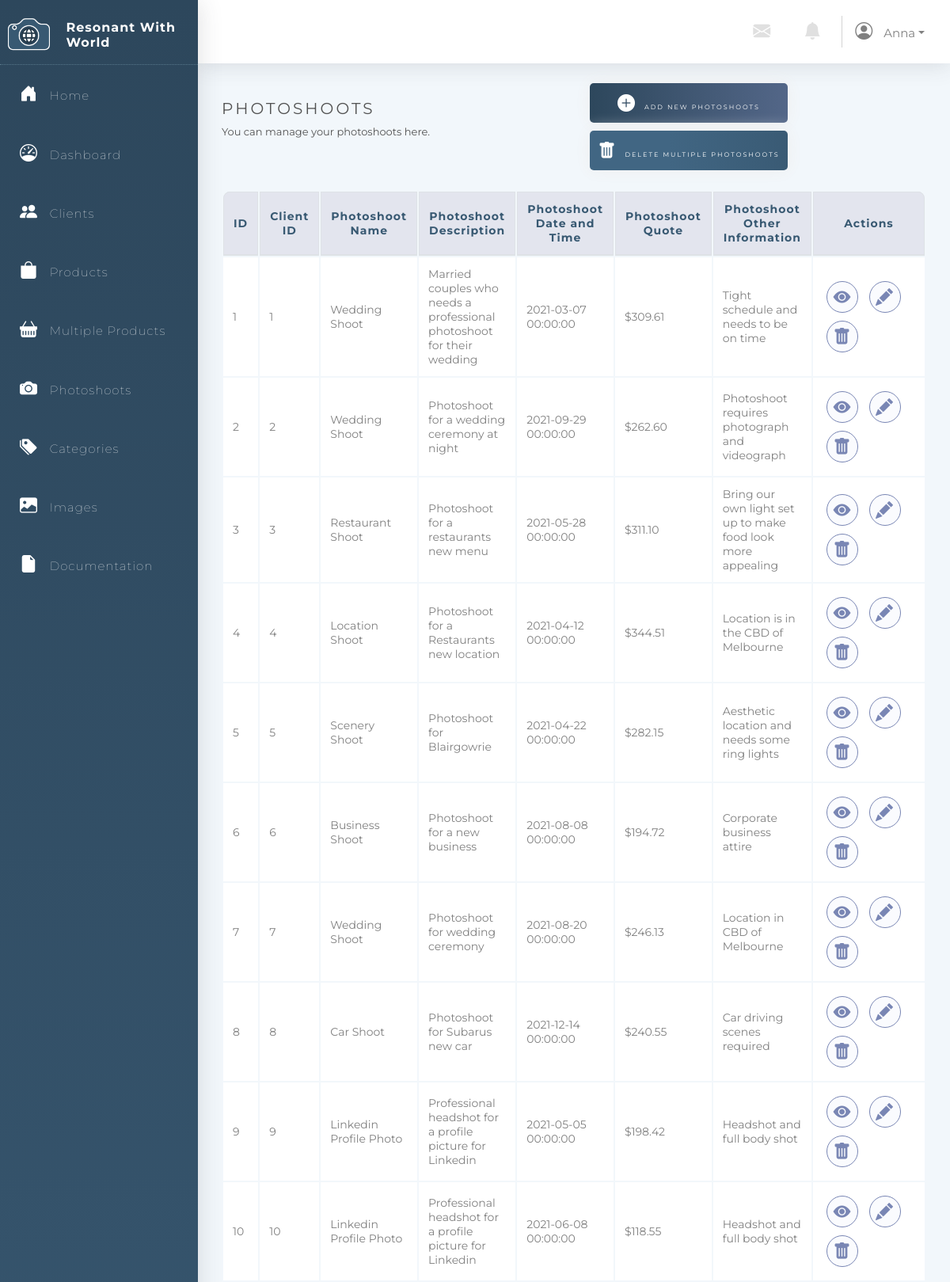
/Photoshoots/index.php (signed in, upper part), run on the app's committed database.
### tables this page shows
CREATE TABLE `User` (
                        `User_ID` int(11) NOT NULL auto_increment,
                        `Username` varchar(64) NOT NULL,
                        `Email` varchar(64) NOT NULL UNIQUE KEY,
                        `Password` varchar(64) NOT NULL,
                        PRIMARY KEY (`User_ID`)
);

CREATE TABLE `Photo_Shoot` (
                               `Photo_Shoot_ID` int(11) auto_increment NOT NULL,
                               `Client_ID` int(11),
                               `Photo_Shoot_Name` varchar(64) NOT NULL,
                               `Photo_Shoot_Description` varchar(256) NOT NULL,
                               `Photo_Shoot_DateTime` datetime NOT NULL,
                               `Photo_Shoot_Quote` decimal(6,2) NOT NULL,
                               `Photo_Shoot_Other_Information` varchar(256) NULL,
                               PRIMARY KEY (`Photo_Shoot_ID`)
);

### Menu/connection.php (called while the page is built, shortened)
<?php
$db_host = "localhost";
$db_username = "fit2104";
$db_passwd = "fit2104";
$db_name = "fit2104_assignment2";
$dsn = "mysql:host=$db_host;dbname=$db_name";
$dbh = new PDO($dsn, $db_username, $db_passwd);
$PAGE_ALLOWGUEST = isset($PAGE_ALLOWGUEST) ? $PAGE_ALLOWGUEST : false;
if (!isset($PAGE_ID) || $PAGE_ID !== 'login') {
    if (!isset($_SESSION['user_id'])) {
        $_SESSION['referer'] = $_SERVER['PHP_SELF'];
        if (!$PAGE_ALLOWGUEST) {
            header("Location: /Login");
            exit();
        }
    } else {
        $user_stmt = $dbh->prepare("SELECT * FROM `User` WHERE `User_ID` = ?");
        if ($user_stmt->execute([$_SESSION['user_id']]) && $user_stmt->rowCount() == 1) {
            $user = $user_stmt->fetchObject();
            $PAGE_USERNAME = $user->Username;
        } else {
            session_destroy();
            header("Location: login.php?action=error&message=" . urlencode('It seems your account is being invalidated. Please contact administrator for more information.'));
            exit();
        }
    }
}
?>

### Photoshoots/index.php (the view, shortened to what this page needs)
<html lang="en">
<head>
    <link rel="stylesheet" type="text/css" href="../Styles/style.css"/>
    <link rel="stylesheet" href="https://stackpath.bootstrapcdn.com/bootstrap/4.3.1/css/bootstrap.min.css"
>
    <link rel="stylesheet" href="https://cdn.jsdelivr.net/npm/bootstrap-icons@1.5.0/font/bootstrap-icons.css">
</head>
<body>
<?php include('../Menu/menu.php'); ?>
<div class="container">
    <div class="row">
        <div class="col-sm">
            <h1>Photoshoots</h1>
            <p class="description">You can manage your photoshoots here.</p>
        </div>
        <div class="col-sm">
            <button class="add-button" onclick="window.location='./Photoshoots/insertPhotoshoots.php'"><i
                        class="bi bi-plus-circle-fill"></i>Add New Photoshoots
            </button>
            <button class="delete-selected-button" onclick="window.location='./Photoshoots/deleteSelectedPhotoshoots.php'"><i
                        class="bi bi-trash-fill"></i>Delete Multiple Photoshoots
            </button>
        </div>
    </div>
    <?php
    global $dbh;
    $stmt = $dbh->prepare("SELECT * FROM `Photo_Shoot`");
    $stmt->execute();
    ?>
    <div class="table-responsive">
        <table class="table table-bordered responsive">
            <thead>
            <tr>
                <th scope="col">ID</th>
                <th scope="col">Client ID</th>
                <th scope="col">Photoshoot Name</th>
                <th scope="col">Photoshoot Description</th>
                <th scope="col">Photoshoot Date and Time</th>
                <th scope="col">Photoshoot Quote</th>
                <th scope="col">Photoshoot Other Information</th>
                <th style="width:20%" scope="col">Actions</th>
            </tr>
            </thead>
            <?php while ($row = $stmt->fetchObject()): ?>
            <tr class="rows">
                <td><?php echo $row->Photo_Shoot_ID; ?> </td>
                <td><?php echo $row->Client_ID; ?> </td>
                <td><?php echo $row->Photo_Shoot_Name; ?> </td>
                <td><?php echo $row->Photo_Shoot_Description; ?> </td>
                <td><?php echo $row->Photo_Shoot_DateTime; ?> </td>
                <td>$<?php echo $row->Photo_Shoot_Quote; ?> </td>
                <td><?php echo $row->Photo_Shoot_Other_Information; ?> </td>
                <td style="width:20%">
                    <button type="button" class="action-button" data-toggle="tooltip" data-placement="top" title="View"
                            onclick="window.location='./Photoshoots/viewPhotoshoots.php?id=<?= $row->Photo_Shoot_ID ?>'"><i
                                class="center bi bi-eye-fill"></i></button>
                    <button class="action-button" data-toggle="tooltip" data-placement="top" title="Update"
                            onclick="window.location='./Photoshoots/updatePhotoshoots.php?id=<?= $row->Photo_Shoot_ID  ?>'"><i
                                class="center bi bi-pencil-fill"></i></button>
                    <button class="action-button" data-toggle="tooltip" data-placement="top" title="Delete"
                            onclick="window.location='./Photoshoots/deletePhotoshoots.php?id=<?= $row->Photo_Shoot_ID  ?>'"><i
                                class="center bi bi-trash-fill"></i></button>
                </td>
                <?php endwhile; ?>
            </tr>
        </table>
    </div>
</div>
</body>
</html>

### Menu/menu.php (shortened to what this page needs)
<?php
include("connection.php");
?>
<html lang="en">
<head>
    <link rel="stylesheet" type="text/css" href="../Styles/style.css"/>
    <link rel="stylesheet" href="https://stackpath.bootstrapcdn.com/bootstrap/4.3.1/css/bootstrap.min.css"
>
    <link rel="stylesheet" href="https://cdn.jsdelivr.net/npm/bootstrap-icons@1.5.0/font/bootstrap-icons.css">
</head>
<body>
<div class="sidebar-container">
    <div class="sidebar-logo d-flex justify-content-center">
        <img class="logo " src="../Images/Logo.png"/>
        <br/>
        <h3 class="company-name">Resonant With World</h3>
    </div>
    <ul class="sidebar-navigation">
        <li>
            <a href="/index.php">
                <i class="bi bi-house-door-fill" aria-hidden="true"></i> Home
            </a>
        </li>
        <li>
            <a href="/dashboard.php">
                <i class="bi bi-speedometer"></i> Dashboard
            </a>
        </li>
        <li>
            <a href="/Clients">
                <i class="bi bi-people-fill" aria-hidden="true"></i> Clients
            </a>
        </li>
        <li>
            <a href="/Products">
                <i class="bi bi-bag-fill" aria-hidden="true"></i> Products
            </a>
        </li>
        <li>
            <a href="/Products/multipleProducts.php">
                <i class="bi bi-basket-fill" aria-hidden="true"></i> Multiple Products
            </a>
        </li>
        <li>
            <a href="/Photoshoots">
                <i class="bi bi-camera-fill" aria-hidden="true"></i> Photoshoots
            </a>
        </li>
        <li>
            <a href="/Categories">
                <i class="bi bi-tags-fill" aria-hidden="true"></i> Categories
            </a>
        </li>
        <li>
            <a href="/Images">
                <i class="bi bi-image-fill" aria-hidden="true"></i> Images
            </a>
        </li>
        <li>
            <a href="/Documentation">
                <i class="bi bi-file-earmark-fill" aria-hidden="true"></i> Documentation
            </a>
        </li>
    </ul>
</div>
<div class="content-container">
    <nav class="bg-white">
        <div class="navbar-brand d-flex justify-content-end">
            <a href="#" class="nav-link icon"> <i class="bi bi-envelope-fill"></i></a>
            <a href="#" class="nav-link icon"> <i class="bi bi-bell-fill"></i></a>
            <div class="nav-item dropdown">
                <a href="#" class="nav-link dropdown-toggle topbar-text" data-toggle="dropdown"><i
                            class="bi bi-person-circle"></i>
                    <?php echo $PAGE_USERNAME ?></a>
            </div>
        </div>
    </nav>
    <div class="container-fluid">
</body>
</html>

### Styles/style.css (style rules this page uses)
* { font-family: Montserrat, sans-serif !important; }
html, body { min-height: 100%; background: #f2f7fb; }
.container { min-height: 70vh!important; }
.sidebar-container { position: fixed; width: 250px; height: 100%; left: 0; overflow-x: hidden; display: block; overflow-y: auto; background: linear-gradient(180deg, #2d475c 0%, #416683 100%); color: #fff; font-family: Montserrat, sans-serif; letter-spacing: 1px; font-weight: 100; box-shadow: 0.15rem 0.15rem 1.75rem 0 rgba(58, 59, 69, 0.15); z-index: 3 !important; transition: all 0.5s; }
.sidebar-logo { padding: 20px 10px 10px 10px; border-bottom: 1px dotted rgba(173, 216, 230, 0.329); }
.company-name { font-size: 16px; font-weight: bold; padding-left: 20px; padding-top: 5px; }
.logo { height: 50px; }
i { font-size: 22px; margin-right: 10px; }
.sidebar-navigation { padding: 0; margin: 0; list-style-type: none; position: relative; }
.sidebar-navigation li { position: relative; display: inline-block; width: 100%; line-height: 20px; }
.sidebar-navigation li a { padding: 25px; font-size: 15px; display: block; color: #fff; }
.sidebar-navigation li::before { background: linear-gradient(90deg, #7986b4 0%, #416683 100%); position: absolute; content: ""; height: 100%; left: 0; top: 0; -webkit-transition: width 0.2s ease-in; transition: width 0.2s ease-in; width: 1px; margin-left: -1px; z-index: -1; }
nav { box-shadow: 0 0.15rem 1.75rem 0 rgba(58, 59, 69, 0.15); height: 80px; padding-top: 15px; z-index: 1 !important; }
.icon { color: #e0e0e0; }
.topbar-text { color: grey; font-size: 15px; }
.content-container { padding: 0 0 0 250px; margin: 0; color: #535353; font-family: Montserrat, sans-serif; background: #f2f7fb; height: 100%; }
h1 { font-weight: 400 !important; font-size: 20px !important; text-transform: uppercase; letter-spacing: 3px; margin-top: 25px !important; }
.row { margin-top: 20px !important; }
ul { list-style-type: none; }
table { border: none !important; border-collapse: separate !important; margin-bottom: 350px; margin-top: 20px; }
th, td { padding: 1px; vertical-align: middle !important; }
thead tr:first-child th:first-child { border-radius: 0.6em 0 0 0; }
thead tr:first-child th:last-child { border-radius: 0 0.6em 0 0; }
th { width: 20px !important; }
thead { font-size: 14px !important; font-weight: 600; letter-spacing: 1px; color: #385972; padding-top: 0 !important; background: #e3e5ee; text-align: center; }
td { background: white !important; border: none !important; color: grey; font-size: 14px !important; padding: 5px; }
.add-button { background-image: linear-gradient( to right, #2d475c 0%, #7986b4 100%, #416683 100% ); }
.add-button { margin: 5px; width: 250px; height: 50px; text-align: center; text-transform: uppercase; transition: 0.5s; letter-spacing: 2px; font-size: 8px; background-size: 200% auto; color: white; box-shadow: 0 0 20px #eee; border-radius: 5px; border: none !important; }
.delete-selected-button { background-image: linear-gradient( to right, #416683 20%, #2d475c 100%, #7986b4 100% ); }
.delete-selected-button { margin: 5px; height: 50px; width: 250px; text-align: center; text-transform: uppercase; transition: 0.5s; letter-spacing: 2px; font-size: 8px; background-size: 200% auto; color: white; box-shadow: 0 0 20px #eee; border-radius: 5px; border: none !important; }
.action-button { border: none; border: 1px solid #7986b4; background: rgba(202, 210, 238, 0.1); color: #7986b4; width: 40px; height: 40px; font-size: 10px; padding: 5px; letter-spacing: 1px; transition: all 0.5s; z-index: 300!important; border-radius: 100%; text-align: center; margin: 5px; }
.action-button i { width: 15px; height: 15px; }
.center { margin-right: 0!important; }
.description { font-size: 13px; }

### data on the page
user: Username "Anna"
photo_shoot: Photo_Shoot_ID "1", Client_ID "1", Photo_Shoot_Name "Wedding Shoot", Photo_Shoot_Description "Married couples who needs a professional photoshoot for their wedding", Photo_Shoot_DateTime "2021-03-07 00:00:00", Photo_Shoot_Quote "309.61", Photo_Shoot_Other_Information "Tight schedule and needs to be on time"
photo_shoot: Photo_Shoot_ID "2", Client_ID "2", Photo_Shoot_Name "Wedding Shoot", Photo_Shoot_Description "Photoshoot for a wedding ceremony at night", Photo_Shoot_DateTime "2021-09-29 00:00:00", Photo_Shoot_Quote "262.60", Photo_Shoot_Other_Information "Photoshoot requires photograph and videograph"
photo_shoot: Photo_Shoot_ID "3", Client_ID "3", Photo_Shoot_Name "Restaurant Shoot", Photo_Shoot_Description "Photoshoot for a restaurants new menu", Photo_Shoot_DateTime "2021-05-28 00:00:00", Photo_Shoot_Quote "311.10", Photo_Shoot_Other_Information "Bring our own light set up to make food look more appealing"
photo_shoot: Photo_Shoot_ID "4", Client_ID "4", Photo_Shoot_Name "Location Shoot", Photo_Shoot_Description "Photoshoot for a Restaurants new location", Photo_Shoot_DateTime "2021-04-12 00:00:00", Photo_Shoot_Quote "344.51", Photo_Shoot_Other_Information "Location is in the CBD of Melbourne"
photo_shoot: Photo_Shoot_ID "5", Client_ID "5", Photo_Shoot_Name "Scenery Shoot", Photo_Shoot_Description "Photoshoot for Blairgowrie", Photo_Shoot_DateTime "2021-04-22 00:00:00", Photo_Shoot_Quote "282.15", Photo_Shoot_Other_Information "Aesthetic location and needs some ring lights"
photo_shoot: Photo_Shoot_ID "6", Client_ID "6", Photo_Shoot_Name "Business Shoot", Photo_Shoot_Description "Photoshoot for a new business", Photo_Shoot_DateTime "2021-08-08 00:00:00", Photo_Shoot_Quote "194.72", Photo_Shoot_Other_Information "Corporate business attire"
photo_shoot: Photo_Shoot_ID "7", Client_ID "7", Photo_Shoot_Name "Wedding Shoot", Photo_Shoot_Description "Photoshoot for wedding ceremony", Photo_Shoot_DateTime "2021-08-20 00:00:00", Photo_Shoot_Quote "246.13", Photo_Shoot_Other_Information "Location in CBD of Melbourne"
photo_shoot: Photo_Shoot_ID "8", Client_ID "8", Photo_Shoot_Name "Car Shoot", Photo_Shoot_Description "Photoshoot for Subarus new car", Photo_Shoot_DateTime "2021-12-14 00:00:00", Photo_Shoot_Quote "240.55", Photo_Shoot_Other_Information "Car driving scenes required"
photo_shoot: Photo_Shoot_ID "9", Client_ID "9", Photo_Shoot_Name "Linkedin Profile Photo", Photo_Shoot_Description "Professional headshot for a profile picture for Linkedin", Photo_Shoot_DateTime "2021-05-05 00:00:00", Photo_Shoot_Quote "198.42", Photo_Shoot_Other_Information "Headshot and full body shot"
photo_shoot: Photo_Shoot_ID "10", Client_ID "10", Photo_Shoot_Name "Linkedin Profile Photo", Photo_Shoot_Description "Professional headshot for a profile picture for Linkedin", Photo_Shoot_DateTime "2021-06-08 00:00:00", Photo_Shoot_Quote "118.55", Photo_Shoot_Other_Information "Headshot and full body shot"
